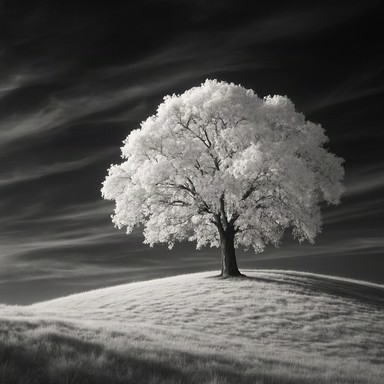
#> input picture tests/fixtures/trustmark_P.jpg, 384 x 384 px; its folder holds only this picture in this run
$ python -i synthid_spectral.py   (imports and definitions only)
#> lines starting #> are read from the running program, lines starting #| are printed output that depends on the picture
"""SynthID spectral analyzer — experimental frequency-domain watermark detection.

Uses pre-extracted carrier frequencies and phase templates
to detect Google's SynthID watermark without calling any external API.

This is a LOCAL, OFFLINE analyzer.  It loads a ~12 MB codebook once at
import time and runs pure NumPy / SciPy / OpenCV signal processing.
"""

from __future__ import annotations

import logging
import math
import os
import pickle
from dataclasses import dataclass
from pathlib import Path
from typing import Dict, List, Optional, Tuple

import cv2
import numpy as np
import pywt
from scipy.fft import fft2, ifft2, fftshift
from scipy import ndimage

from .context import AnalysisContext

logger = logging.getLogger(__name__)

# ---------------------------------------------------------------------------
# Codebook loading (once at import)
# ---------------------------------------------------------------------------
_CODEBOOKS: Optional[List[dict]] = None


# [73 lines left out: functions _codebook_candidates, _infer_codebook_mode, _load_codebooks, not called in this run]


# Eagerly load on import so the first analysis doesn't pay the cost.
# [1 line not run here, left out]


# ---------------------------------------------------------------------------
# Known carrier frequencies
# ---------------------------------------------------------------------------
KNOWN_CARRIERS = [
    (14, 14), (-14, -14),
    (126, 14), (-126, -14),
    (98, -14), (-98, 14),
    (128, 128), (-128, -128),
    (210, -14), (-210, 14),
    (238, 14), (-238, -14),
]


# ---------------------------------------------------------------------------
# Detection result
# ---------------------------------------------------------------------------
@dataclass
class SpectralResult:
    is_watermarked: bool
    confidence: float
    correlation: float
    phase_match: float
    structure_ratio: float
    carrier_strength: float
    multi_scale_consistency: float
    profile_name: str
    detection_mode: str
    details: Dict


# ---------------------------------------------------------------------------
# Denoising helpers
# ---------------------------------------------------------------------------

def _wavelet_denoise(channel: np.ndarray, wavelet: str = "db4", level: int = 3) -> np.ndarray:
    coeffs = pywt.wavedec2(channel, wavelet, level=level)
    detail = coeffs[-1][0]
    sigma = np.median(np.abs(detail)) / 0.6745
    threshold = sigma * np.sqrt(2 * np.log(channel.size))
    new_coeffs = [coeffs[0]]
    for details in coeffs[1:]:
        new_coeffs.append(tuple(pywt.threshold(d, threshold, mode="soft") for d in details))
    denoised = pywt.waverec2(new_coeffs, wavelet)
    return denoised[: channel.shape[0], : channel.shape[1]]


def _bilateral_denoise(image: np.ndarray) -> np.ndarray:
    if len(image.shape) == 2:
        return cv2.bilateralFilter(image.astype(np.float32), 9, 75, 75)
    result = np.zeros_like(image)
    for c in range(image.shape[2]):
        result[:, :, c] = cv2.bilateralFilter(image[:, :, c].astype(np.float32), 9, 75, 75)
    return result


def _nlm_denoise(image: np.ndarray) -> np.ndarray:
    img_uint8 = (image * 255).clip(0, 255).astype(np.uint8)
    if len(image.shape) == 2:
        denoised = cv2.fastNlMeansDenoising(img_uint8, None, 10, 7, 21)
    else:
        denoised = cv2.fastNlMeansDenoisingColored(img_uint8, None, 10, 10, 7, 21)
    return denoised.astype(np.float32) / 255.0


def _wiener_filter(channel: np.ndarray) -> np.ndarray:
    noise_variance = np.var(channel - ndimage.gaussian_filter(channel, sigma=2))
    f = fft2(channel)
    power = np.abs(f) ** 2
    signal_power = np.maximum(power - noise_variance, 0)
    wiener_ratio = signal_power / (signal_power + noise_variance + 1e-10)
    return np.real(ifft2(f * wiener_ratio))


def _extract_noise_single(image: np.ndarray, method: str, **kwargs) -> np.ndarray:
    img_f = image.astype(np.float32)
    if img_f.max() > 1:
        img_f = img_f / 255.0

    if method == "wavelet":
        wavelet = kwargs.get("wavelet", "db4")
        if len(img_f.shape) == 2:
            denoised = _wavelet_denoise(img_f, wavelet)
        else:
            denoised = np.zeros_like(img_f)
            for c in range(img_f.shape[2]):
                denoised[:, :, c] = _wavelet_denoise(img_f[:, :, c], wavelet)
    elif method == "bilateral":
        denoised = _bilateral_denoise(img_f)
    elif method == "nlm":
        denoised = _nlm_denoise(img_f)
    elif method == "wiener":
        if len(img_f.shape) == 2:
            denoised = _wiener_filter(img_f)
        else:
            denoised = np.zeros_like(img_f)
            for c in range(img_f.shape[2]):
                denoised[:, :, c] = _wiener_filter(img_f[:, :, c])
    else:
        raise ValueError(f"Unknown denoising method: {method}")

    return img_f - denoised


def _extract_noise_fused(image: np.ndarray) -> np.ndarray:
    noises: List[np.ndarray] = []
    weights: List[float] = []

    for wavelet in ("db4", "sym8", "coif3"):
        noises.append(_extract_noise_single(image, "wavelet", wavelet=wavelet))
        weights.append(1.0)

    noises.append(_extract_noise_single(image, "bilateral"))
    weights.append(0.8)

    noises.append(_extract_noise_single(image, "nlm"))
    weights.append(0.7)

    noises.append(_extract_noise_single(image, "wiener"))
    weights.append(0.6)

    w = np.array(weights) / sum(weights)
    return np.tensordot(w, np.array(noises), axes=([0], [0]))


# [8 lines left out: function _safe_corrcoef, not called in this run]


def _wrapped_phase_score(actual_phase: float, expected_phase: float) -> float:
    phase_diff = np.abs(np.angle(np.exp(1j * (actual_phase - expected_phase))))
    return float(1 - phase_diff / np.pi)


# [395 lines left out: functions _local_background_mean, _compute_codebook_tile_templates, _fold_channel, _nb2_shift_phase_score, _nb2_tile_score, _detect_nb1 and 3 more, not called in this run]

>>> import cv2
>>> picture = cv2.imread('../../tests/fixtures/trustmark_P.jpg')
#> picture is the input picture: shape (384, 384, 3); mean B, G, R 80.9, 83, 83.9
>>> result = _extract_noise_fused(picture)
#> the loop in _extract_noise_fused, `for wavelet in ("db4", "sym8", "coif3"):` made 3 passes
#> pass 1, in _wavelet_denoise, `detail = coeffs[-1][0]`:
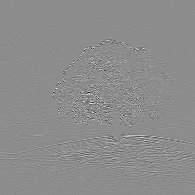
#> detail: shape (195, 195) float32; min -0.485, max 0.393, mean -0.000116; drawn with min black and max white
#> after the loop in _extract_noise_fused, `for wavelet in ("db4", "sym8", "coif3"):`: noises = 3 items; weights = [1, 1, 1]
#> call 4 of _extract_noise_single, with method = 'bilateral'
#> after the loop in _bilateral_denoise, `for c in range(image.shape[2]):`:
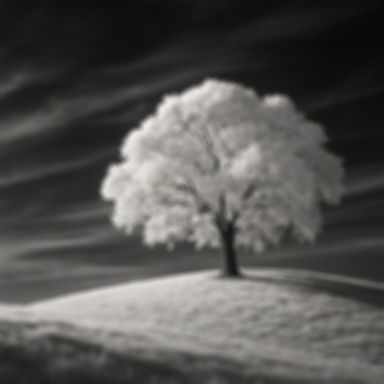
#> result: shape (384, 384, 3) float32; mean B, G, R 0.317, 0.326, 0.329
#> in _extract_noise_single (call 4), `return img_f - denoised`:
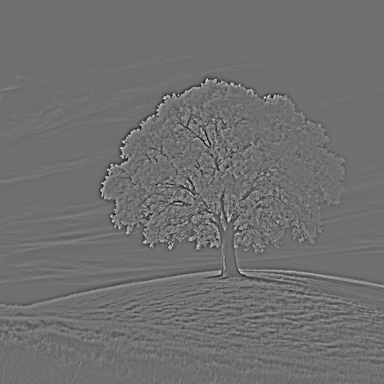
#> returned value: shape (384, 384, 3) float32; mean of channels 0, 1, 2 -5.7e-06, -5.96e-06, -5.92e-06; drawn with min black and max white
#> in _extract_noise_single (call 5), `return img_f - denoised`:
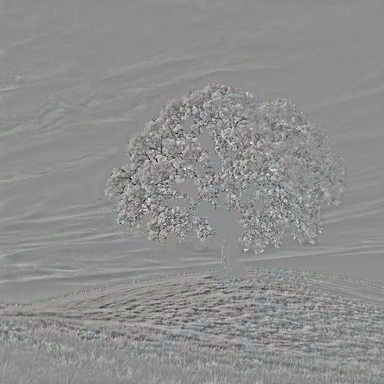
#> returned value: shape (384, 384, 3) float32; mean of channels 0, 1, 2 0.00189, 0.00216, 0.00174; drawn with min black and max white
#> the loop in _extract_noise_single (call 6), `for c in range(img_f.shape[2]):` made 3 passes
#> in _extract_noise_single (call 6), `return img_f - denoised`:
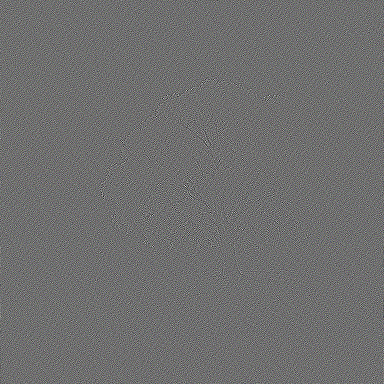
#> returned value: shape (384, 384, 3) float32; mean of channels 0, 1, 2 -1.27e-08, -3.04e-09, 3.1e-10; drawn with min black and max white
#> in _extract_noise_fused, `w = np.array(weights) / sum(weights)`: w = [0.196, 0.196, 0.196, 0.157, 0.137, 0.118]
#> in _extract_noise_fused, `return np.tensordot(w, np.array(noises), axes=([0], [0]))`:
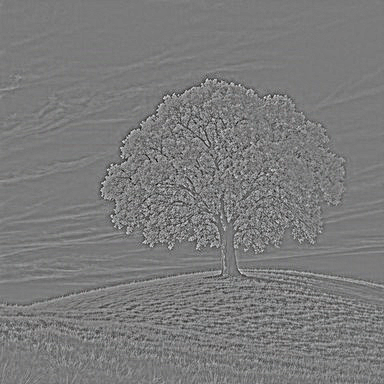
#> returned value: shape (384, 384, 3) float64; mean of channels 0, 1, 2 0.000256, 0.000294, 0.000237; drawn with min black and max white
